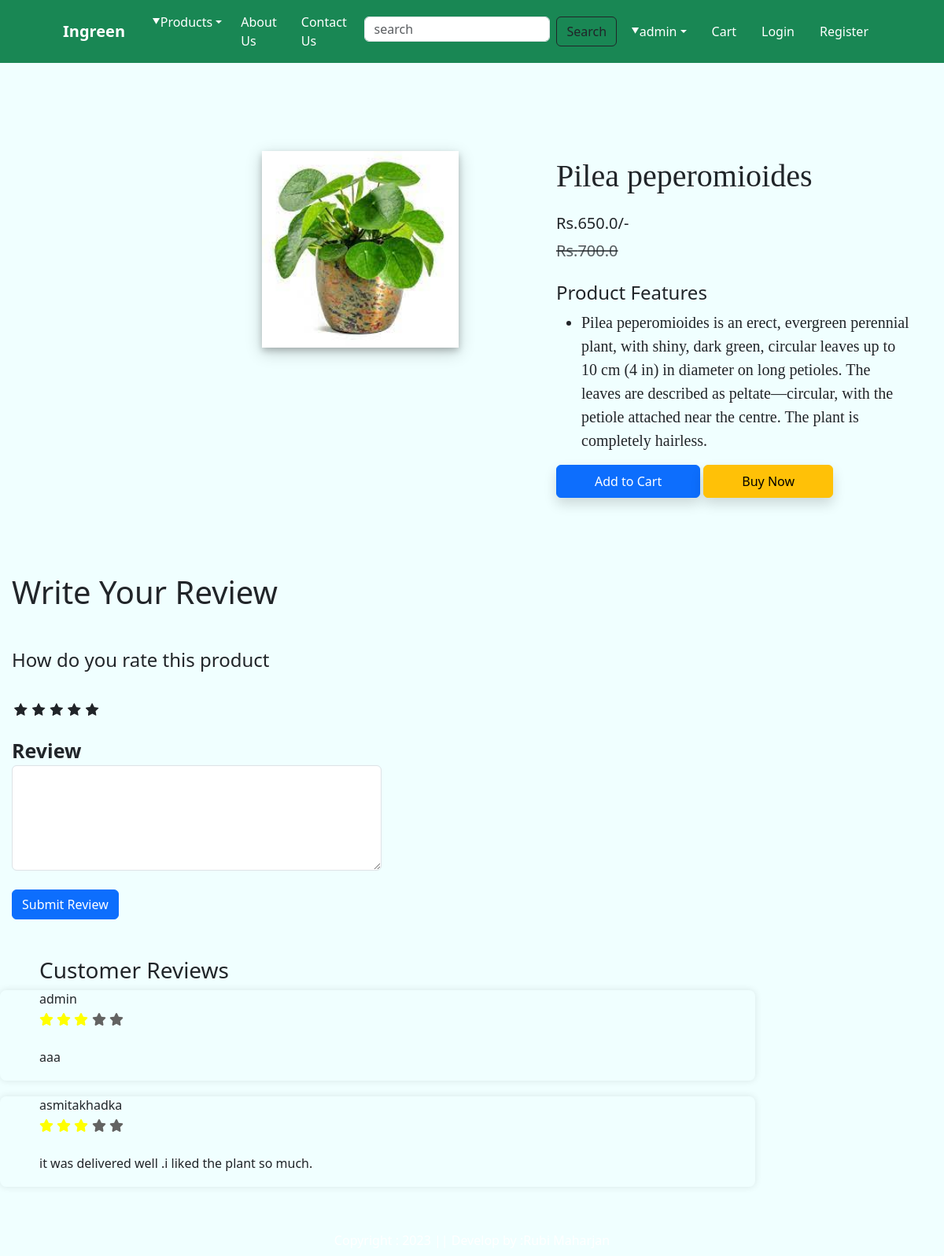
/product-detail/4 (signed in), run on the app's committed database.
### app/models.py (models this page shows, shortened)
class Product(models.Model):
    title =models.CharField(max_length=100)
    selling_price =models.FloatField()
    discounted_price=models.FloatField()
    description =models.TextField()
    category =models.CharField(choices=CATEGORY_CHOICES,max_length=2)
    product_image =models.ImageField(upload_to='product')

class ReviewRating(models.Model):
    user =models.ForeignKey(User,on_delete=models.CASCADE)
    product= models.ForeignKey(Product,on_delete=models.CASCADE)
    review = models.TextField(max_length=500,blank=True)
    rating = models.FloatField()
    subject = models.CharField(max_length=100, blank=True)
    ip = models.CharField(max_length=20, blank=True)
    status =models.BooleanField(default=True)
    created_at = models.DateTimeField(auto_now_add=True)
    updated = models.DateTimeField(auto_now=True)

### app/views.py (the view)
# urls.py: path("product-detail/<int:pk>",views.ProductDetail.as_view(), name="product-detail"),
@method_decorator(login_required, name='dispatch')
class ProductDetail(View):
    template_name = 'productdetail.html'
    def get(self, request, pk):
        product = get_object_or_404(Product, pk=pk)
        wishlist = Wishlist.objects.filter(user=request.user, product=product).exists()
        wishitem = 0
        totalitem = 0
        if request.user.is_authenticated:
            totalitem = len(Cart.objects.filter(user=request.user))
            wishitem = len(Wishlist.objects.filter(user=request.user))
        reviews = ReviewRating.objects.filter(product=product)  # Use the correct field name
        context = {
            'product': product,
            'wishlist': wishlist,
            'totalitem': totalitem,
            'wishitem': wishitem,
            'reviews': reviews,
        }
        return render(request, "productdetail.html", context)

### app/templatetags/custom_tags.py (called while the page is built)
@register.filter(name='times')
def times(number):
    return range(number)

### app/templates/productdetail.html (shortened to what this page needs)
{% extends 'base.html' %}
{% load static %}
{% block main-content %}
<div class="container  mt-5">
    <div class="row justify-content-between">
        <div class="col-sm-2">
        </div>
        <div class="col-lg-5 mt-5">
            <img src="{{product.product_image.url}}" class="image img-fluid mx-auto d-block mt-3"
                style="max-width: 300px; height: auto; box-shadow: 0 4px 8px 0 rgba(0, 0, 0, 0.2), 0 6px 20px 0 rgba(0, 0, 0, 0.19);  width: 250px;"
                alt="">
        </div>
        <div class="col-lg-5 my-5">
            <h1 class="my-4" style="font-family: Georgia; font-size: 40px;">{{product.title}}</h1>
            <h5>Rs.{{product.discounted_price}}/-</h5>
            <small class="text-muted fs-5" style="text-decoration: line-through;">Rs.{{product.selling_price}}</small>
            <br><br>
            <h4>Product Features</h4>
            <ul class="fs-5" style="font-family: Rajdhani;">
                <li>{{product.description}}</li>
            </ul>
            <form action="{% url 'add-to-cart' %}" class="d-inline">
                <button class="btn btn-primary shadow px-5 py-2" type="submit">Add to Cart</button>
            </form>
            <a href="{% url 'checkout' %}" class="btn btn-warning shadow px-5 py-2">Buy Now</a>
        </div>
    </div>
</div>
<div class="col-lg-5 my-5">
    <form action="{% url 'submit_review' product.id %}" method="POST">
        <h1>Write Your Review</h1>
            <h4> How do you rate this product</h4>
            <br>
            <div class="rate">
                <input type="radio" name="rating" id="rating10" value="5" required /><label for="rating10"
                    title="5"></label>
                <input type="radio" name="rating" id="rating8" value="4" required /><label for="rating8"
                    title="4"></label>
                <input type="radio" name="rating" id="rating6" value="3" required /><label for="rating6"
                    title="3"></label>
                <input type="radio" name="rating" id="rating4" value="2" required /><label for="rating4"
                    title="2"></label>
                <input type="radio" name="rating" id="rating2" value="1" required /><label for="rating2"
                    title="1"></label>
            </div>
            <br>
            <b style="font-size: 25px;">Review</b>
            <br> <textarea name="review" rows="5" class="form-control col-12"></textarea><br>
            {% if user.is_authenticated %}
            <input type="submit" value="Submit Review" class="btn btn-primary">
            {% else %}
            <p>You must be logged in. <span><a href="{% url 'login' %}">LOGIN NOW</a></span></p>
            {% endif %}
        </div>
    <h3 style=" padding-right: 10px; padding-left: 50px ;padding-top:0px;">Customer Reviews </h3>
{% for review in reviews %}
<div class="box center"style=" padding-right: 50px; padding-left: 50px; margin-bottom: 20px;">
    <div class="icontext">
        <div class="box1">
            <h6 class="mb-1">{{review.user}} </h6>
            <div class="rating-star">
                {% load custom_tags %}
                <span>
                    {% for i in 5|times %}
                    {% if i|add:1 <= review.rating %}
                    <i class="fa fa-star{% if i == 0.5 %}-half-o{% endif %}" aria-hidden="true" style="color: yellow;"></i>
        {% else %}
            <i class="fa fa-star" aria-hidden="true" style="color: rgb(99, 99, 98);"></i>
        {% endif %}
    {% endfor %}
                </span>
            </div>
        </div>
    </div>
    <div class="mt-3">
        <p>
            {{review.review}}
        </p>
    </div>
</div>
{% endfor %}
{% endblock main-content %}

### app/templates/base.html (shortened to what this page needs)
<!DOCTYPE html>
{% load static %}
<html lang="en">
<head>
  <link rel="stylesheet" href="https://cdn.jsdelivr.net/npm/bootstrap@4.3.1/dist/css/bootstrap.min.css"
>
    <link href="https://cdn.jsdelivr.net/npm/bootstrap@5.0.0/dist/css/bootstrap.min.css" rel="stylesheet" >
  <link rel="stylesheet" href="{% static 'app/css/owl.carousel.min.css' %}" />
  <link rel="stylesheet" href="{% static 'app/css/all.min.css' %}" />
  <link rel="stylesheet" href="https://cdnjs.cloudflare.com/ajax/libs/font-awesome/4.7.0/css/font-awesome.min.css">
  <link rel="stylesheet" href="{% static 'app/css/style.css' %}">
   <link href="https://cdn.jsdelivr.net/npm/bootstrap@5.0.0/dist/css/bootstrap.min.css" rel="stylesheet" >
      <link
      href="https://cdn.jsdelivr.net/npm/bootstrap@5.3.0-alpha1/dist/css/bootstrap.min.css"
      rel="stylesheet"
    />
    <link
      rel="stylesheet"
      href="https://cdn.jsdelivr.net/npm/bootstrap-icons@1.3.0/font/bootstrap-icons.css"
    />
</head>
<body class="black-bg" style=" background-color:azure;" >
  <nav class="navbar navbar-dark bg-success  navbar-expand-lg  mx-auto" style="width: 100%" >
    <div class="container" style="padding-right: 50px; padding-left: 50px">
    <a class="navbar-brand" href="/">
        <b>Ingreen</b>
    </a>
    <div class="collapse navbar-collapse" id="navbarSupportedContent">
      <ul class="navbar-nav me-auto mb-2 mb-lg-0 ">
        <li class="nav-item dropdown mx-2">
          <a class="nav-link dropdown-toggle text-white" href="#" id="profileDropdown" role="button"
            data-bs-toggle="dropdown" aria-expanded="false">Products</a>
        </li>
        <li class="nav-item">
          <a class="nav-link text-white" href="{% url 'about' %}">About Us</a>
        </li>
        <li class="nav-item">
          <a class="nav-link text-white" href="{% url 'contact' %}">Contact Us</a>
        </li>
      </ul>
      <form class="d-flex" role="search" action="{% url 'search' %}" method="GET">
        <input class="form-control me-2" name="search" type="search" placeholder="search" aria-label="search">
        <button class="btn btn-outline-dark " type="submit">Search</button>
      </form>
    </div>
    <ul class="navbar-nav mb-2 mb-lg-0">
      <li class="nav-item dropdown mx-2">
        <a class="nav-link dropdown-toggle text-white" href="#" id="profileDropdown" role="button"
          data-bs-toggle="dropdown" aria-expanded="false">{{request.user}}</a>
      </li>
      <li class="nav-item mx-2">
        <a href="{% url 'showcart' %}" class="nav-link text-white">Cart </a>
      </li>
      <li class="nav-item mx-2">
        <a href="{% url 'login' %}" class="nav-link text-white">Login</a>
      </li>
      <li class="nav-item mx-2">
        <a href="{% url 'customerregistration' %}" class="nav-link text-white">Register</a>
      </li>
    </ul>
  </div>
  </nav>
  {% block main-content %}{% endblock main-content %}
  <footer class="container text-center p-2 mt-5"style="
      color: white;
      padding: 10px;
      text-align: center;">
  </footer>
</body>
</html>

### app/static/app/css/style.css (style rules this page uses)
.navbar { align-items: center; padding: 0px; background-color: #28a745; width: 500px; }
.navbar-brand { height: auto; padding: 0; }
.box { box-shadow: 0 0 10px rgba(0, 0, 0, 0.1); width: 250px; }
body { margin: 0; padding: 0; overflow-x: hidden; }
.nav-link { padding: 0.5rem 1rem; color: #fff; }
.form-control { height: 2rem; padding: 0.25rem; }
.dropdown-toggle::after { display: none; }
.dropdown-toggle::before { content: '\25BC'; display: inline-block; margin-left: 0.255em; vertical-align: 0.255em; font-size: 0.625em; line-height: 1; }
body { justify-content: center; align-items: center; height: 100vh; }
.rate { display: inline-block; border: 0; }
.rate > label { float: right; }
.rate > label:before { display: inline-block; font-size: 1.1rem; font-family: FontAwesome; content:"\f005"; margin: 0; padding: 0.3rem .2rem; cursor: pointer; }
.box { width:80%; padding: 2px; border-radius: 8px; display: flex; flex-direction: column; justify-content: flex-start; align-items: flex-start; }

### data on the page
Product: product_image (picture), title "Pilea peperomioides", discounted_price "650.0", selling_price "700.0", description "Pilea peperomioides is an erect, evergreen perennial plant, with shiny, dark green, circular leaves up to 10 cm (4 in) in diameter on long petioles. The leaves are described as peltate—circular, with the petiole attached near the centre. The plant is completely hairless."
ReviewRating: user "admin", rating 3.5 (drawn), review "aaa"
ReviewRating: user "asmitakhadka", rating 3.5 (drawn), review "it was delivered well .i liked the plant so much."

### other printed values
{{ request.user }} "admin"
